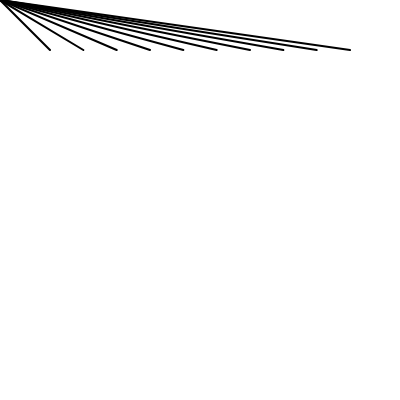
Frame 1 (no input)
Frame 60 (no input): identical to frame 1, image omitted
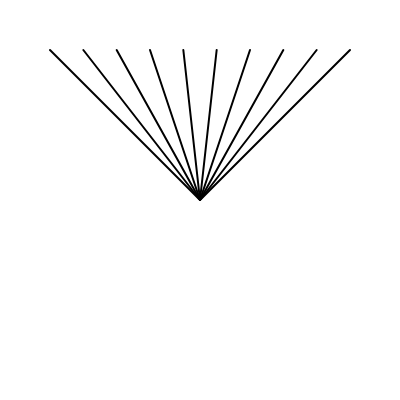
Frame 120 (the mouse pressed at the canvas centre since frame 60)

The p5.js sketch that drew these frames (run headless with seeded random() and noise() and a simulated clock; from frame 60 on, the mouse is pressed at the canvas centre):

// p5.js sketch
// ── sketch.js
function setup() {
  createCanvas(400, 400); 
  smooth();
}

function draw() {
  background (255); 

  strokeWeight (2.0);
  stroke(0); 

  var nLines = 10;
  var margin = 50; 
  for (var i=1; i<=nLines; i++) {
    var x0 = map(i, 1,nLines, margin, width-margin); 
    var y0 = margin; 
    line(x0, y0, mouseX, mouseY);
  }
}
